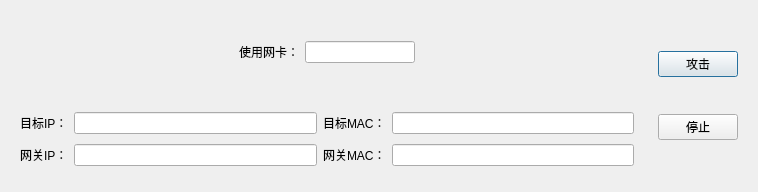
<?xml version="1.0" encoding="UTF-8"?>
<ui version="4.0">
 <class>arpAttack</class>
 <widget class="QDialog" name="arpAttack">
  <property name="geometry">
   <rect>
    <x>0</x>
    <y>0</y>
    <width>758</width>
    <height>192</height>
   </rect>
  </property>
  <property name="windowTitle">
   <string>ARP Attack</string>
  </property>
  <layout class="QGridLayout" name="gridLayout_2">
   <item row="0" column="0">
    <widget class="QWidget" name="widget_3" native="true">
     <layout class="QHBoxLayout" name="horizontalLayout">
      <item>
       <spacer name="horizontalSpacer_4">
        <property name="orientation">
         <enum>Qt::Horizontal</enum>
        </property>
        <property name="sizeHint" stdset="0">
         <size>
          <width>40</width>
          <height>20</height>
         </size>
        </property>
       </spacer>
      </item>
      <item>
       <spacer name="horizontalSpacer_3">
        <property name="orientation">
         <enum>Qt::Horizontal</enum>
        </property>
        <property name="sizeHint" stdset="0">
         <size>
          <width>40</width>
          <height>20</height>
         </size>
        </property>
       </spacer>
      </item>
      <item>
       <widget class="QLabel" name="label_5">
        <property name="text">
         <string>使用网卡：</string>
        </property>
       </widget>
      </item>
      <item>
       <widget class="QLineEdit" name="lineEdit_dev"/>
      </item>
      <item>
       <spacer name="horizontalSpacer_2">
        <property name="orientation">
         <enum>Qt::Horizontal</enum>
        </property>
        <property name="sizeHint" stdset="0">
         <size>
          <width>40</width>
          <height>20</height>
         </size>
        </property>
       </spacer>
      </item>
      <item>
       <spacer name="horizontalSpacer">
        <property name="orientation">
         <enum>Qt::Horizontal</enum>
        </property>
        <property name="sizeHint" stdset="0">
         <size>
          <width>40</width>
          <height>20</height>
         </size>
        </property>
       </spacer>
      </item>
     </layout>
    </widget>
   </item>
   <item row="1" column="0">
    <widget class="QWidget" name="widget" native="true">
     <layout class="QGridLayout" name="gridLayout">
      <item row="1" column="3">
       <widget class="QLineEdit" name="lineEdit_sourceMAC"/>
      </item>
      <item row="0" column="2">
       <widget class="QLabel" name="label_2">
        <property name="text">
         <string>目标MAC：</string>
        </property>
       </widget>
      </item>
      <item row="0" column="0">
       <widget class="QLabel" name="label">
        <property name="text">
         <string>目标IP：</string>
        </property>
       </widget>
      </item>
      <item row="1" column="2">
       <widget class="QLabel" name="label_4">
        <property name="text">
         <string>网关MAC：</string>
        </property>
       </widget>
      </item>
      <item row="0" column="3">
       <widget class="QLineEdit" name="lineEdit_targetMac"/>
      </item>
      <item row="1" column="0">
       <widget class="QLabel" name="label_3">
        <property name="text">
         <string>网关IP：</string>
        </property>
       </widget>
      </item>
      <item row="1" column="1">
       <widget class="QLineEdit" name="lineEdit_sourceIP"/>
      </item>
      <item row="0" column="1">
       <widget class="QLineEdit" name="lineEdit_targetIP"/>
      </item>
     </layout>
    </widget>
   </item>
   <item row="0" column="1" rowspan="2">
    <widget class="QWidget" name="widget_2" native="true">
     <layout class="QVBoxLayout" name="verticalLayout">
      <item>
       <widget class="QPushButton" name="pBtn_attack">
        <property name="text">
         <string>攻击</string>
        </property>
       </widget>
      </item>
      <item>
       <widget class="QPushButton" name="pBtn_end">
        <property name="text">
         <string>停止</string>
        </property>
       </widget>
      </item>
     </layout>
    </widget>
   </item>
  </layout>
 </widget>
 <resources/>
 <connections/>
</ui>
